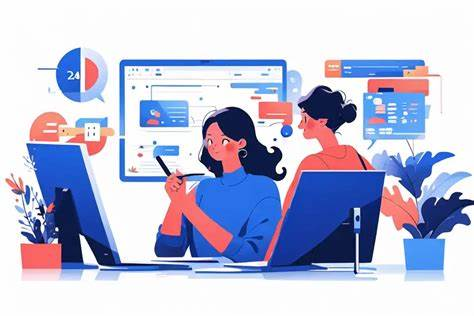
#> input picture OIP.jpg, 474 x 316 px
$ python q4.py
#> lines starting #> are read from the running program, lines starting #| are printed output that depends on the picture
import cv2
import numpy as np

def blockwise_average(img, block_size):
    h, w = img.shape
    result = img.copy()
    for i in range(0, h - block_size + 1, block_size):
        for j in range(0, w - block_size + 1, block_size):
            block = img[i:i + block_size, j:j + block_size]
            avg = int(np.mean(block))
            result[i:i + block_size, j:j + block_size] = avg
    return result

image = cv2.imread('OIP.jpg')
#> image is the input picture: shape (316, 474, 3); mean B, G, R 215.4, 190.5, 187.1
img = cv2.imread("OIP.jpg", cv2.IMREAD_GRAYSCALE)
#> img: shape (316, 474); min 0, max 255, mean 192.5
block3 = blockwise_average(img, 3)
block5 = blockwise_average(img, 5)
#> call 2 of blockwise_average, with block_size = 5
#> after the loop in blockwise_average (call 2), `for i in range(0, h - block_size + 1, block_size):`:
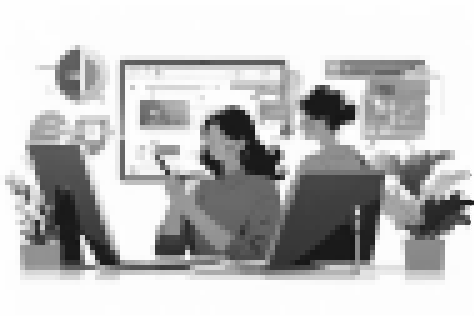
#> result: shape (316, 474); min 20, max 255, mean 192.2
block7 = blockwise_average(img, 7)
#> call 3 of blockwise_average, with block_size = 7
#> after the loop in blockwise_average (call 3), `for i in range(0, h - block_size + 1, block_size):`:
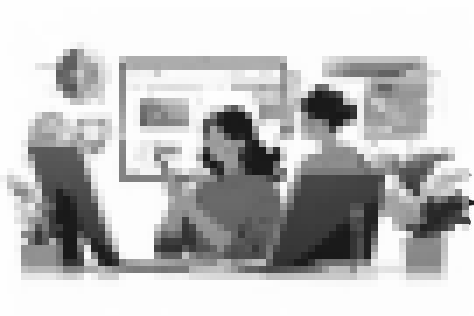
#> result: shape (316, 474); min 9, max 255, mean 192.1
block3 = cv2.cvtColor(block3, cv2.COLOR_GRAY2BGR)
block5 = cv2.cvtColor(block5, cv2.COLOR_GRAY2BGR)
block7 = cv2.cvtColor(block7, cv2.COLOR_GRAY2BGR)
size = (360, 360)
image = cv2.resize(image, size)
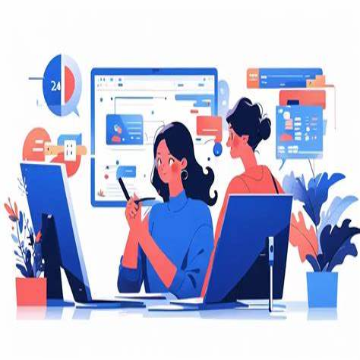
#> image: shape (360, 360, 3); mean B, G, R 215.3, 190.4, 187
block3 = cv2.resize(block3, size)
#> block3: shape (360, 360, 3)
block5 = cv2.resize(block5, size)
#> block5: shape (360, 360, 3)
block7 = cv2.resize(block7, size)
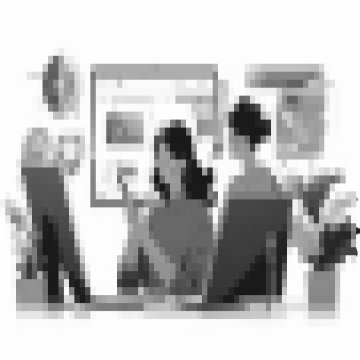
#> block7: shape (360, 360, 3); min 22, max 255, mean 192.1
top_row = np.hstack((image, block3))
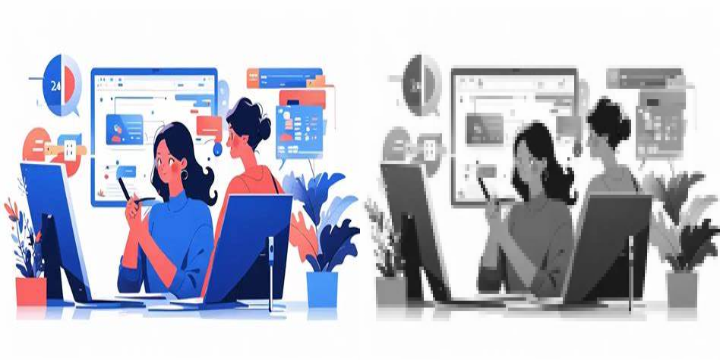
#> top_row: shape (360, 720, 3); mean B, G, R 203.7, 191.3, 189.6
bottom_row = np.hstack((block5, block7))
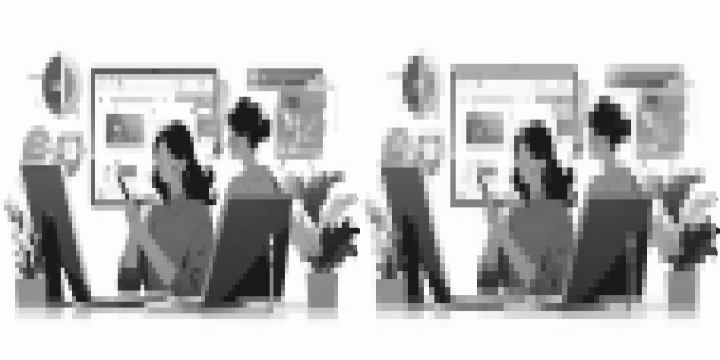
#> bottom_row: shape (360, 720, 3); min 21, max 255, mean 192.1
grid = np.vstack((top_row, bottom_row))
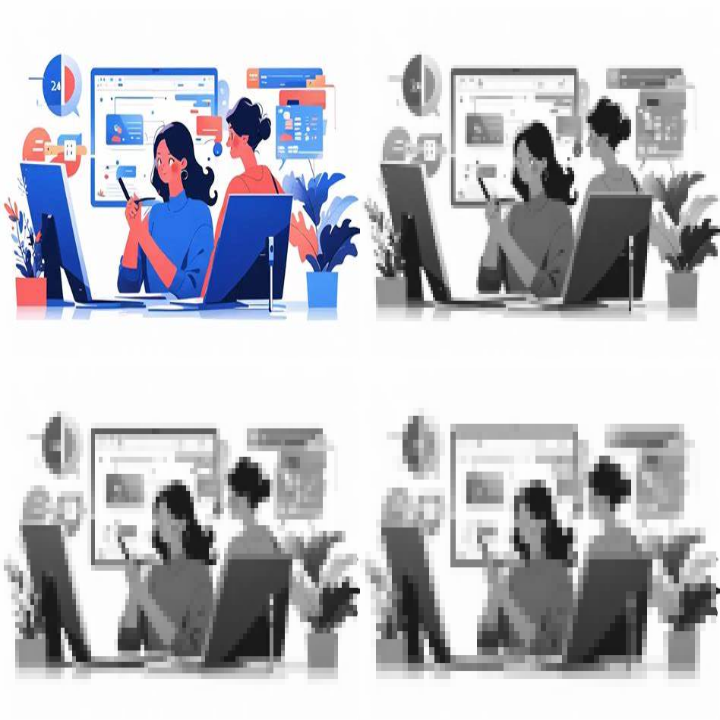
#> grid: shape (720, 720, 3); mean B, G, R 197.9, 191.7, 190.9

cv2.imshow("2x2 Blockwise Averaging: Original | 3x3 | 5x5 | 7x7", grid)
cv2.waitKey(0)
cv2.destroyAllWindows()
